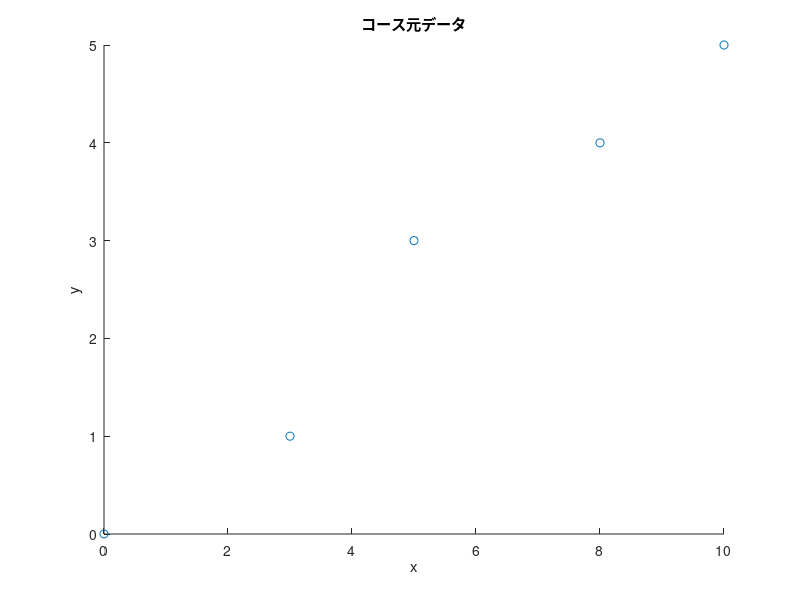
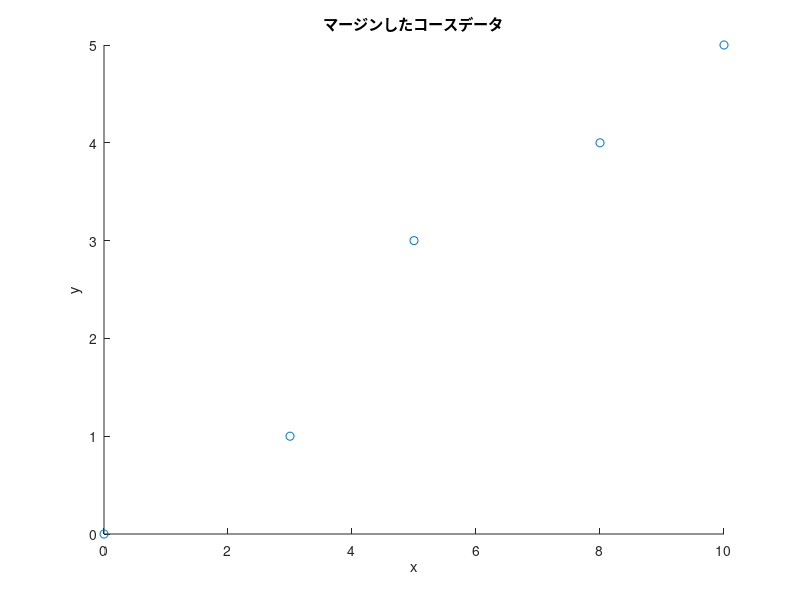

These figures' MATLAB source, in order: (Note: this script raises an error after producing the figures.)
% 前処理 master
clc
clf
clear

% --------------コースデータ用意-----------------%
course_x = round(linspace(0, 10, 5));
course_y = round(linspace(0, 5, 5));

% course_x = round(-1 : 1 : 5); %cm
% course_y = round(sin(course_x/100) * 100); %cm
% course = [[0, 1, 2, 3, 4, 5]; [0, 0, 1, 1, 2, 2]];

figure(1)
scatter(course_x, course_y)
title('コース元データ')
xlabel('x')
ylabel('y')

% ------------------正の整数にするためにマージンをとる---------------- %
min_x = min(course_x);
min_y = min(course_y);
if min_x < 0
    mergin_x = linspace(abs(min_x), abs(min_x), length(course_x));
    course_x = course_x + mergin_x;
end
if min_y < 0
    mergin_y = linspace(abs(min_y), abs(min_y), length(course_y));
    course_y = course_y + mergin_y;
end

course = [course_x; course_y];

figure(2)
scatter(course(1, :), course(2, :))
title('マージンしたコースデータ')
xlabel('x')
ylabel('y')

% -------------------マップ作成--------------------%
expantion = round(3); %cm 膨張させる大きさ
map = Map(course, expantion); %バイナリマップ

figure(3)
heatmap(map.binary_grid)
title('バイナリマップ')
xlabel('x')
ylabel('y')

% 計算
% -----------A star開始------------ %
g_cost = 0;
x = 1;
y = 1;

map.openAroundNode(x, y, g_cost); % 周りのノードをオープン

for i = 1 : 10

    [x, y] = map.searchRefNode(); %スコアが最も小さいノードのx, yを得る
    map.openAroundNode(x, y, g_cost);

    g_cost = g_cost + 1;

end

map.shorter_path_grid(y, x) = 2;
for i = 1 : 10
    temp_xy = map.grid(y, x).parent;
    x = temp_xy(1);
    y = temp_xy(2);
    
    map.shorter_path_grid(y, x) = 2;
    
end

figure(4)
heatmap(map.shorter_path_grid)
